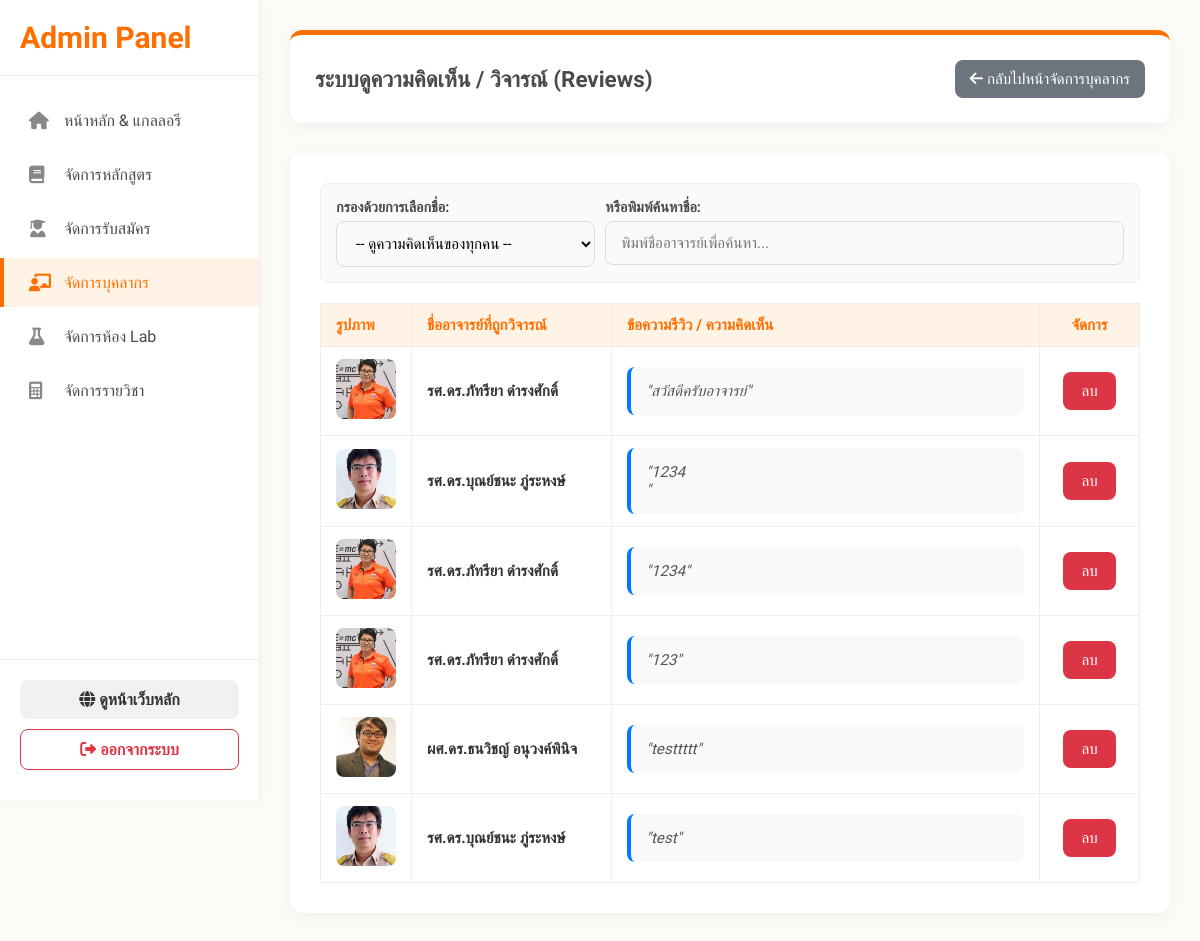
Page /admin/admin_faculty_reviews.php on the committed database.
### tables this page shows
CREATE TABLE `reviews` (
  `id` int(11) NOT NULL,
  `personnel_id` int(11) NOT NULL COMMENT 'เชื่อมโยงกับ id ของ personnel',
  `comment_text` text NOT NULL,
  `created_at` timestamp NOT NULL DEFAULT current_timestamp()
);

CREATE TABLE `personnel` (
  `id` int(11) NOT NULL,
  `type` varchar(50) NOT NULL COMMENT 'faculty หรือ staff',
  `name` varchar(255) NOT NULL,
  `role` varchar(255) NOT NULL,
  `history` text NOT NULL,
  `image` varchar(255) NOT NULL,
  `program` varchar(100) NOT NULL,
  `popup_role` varchar(255) DEFAULT NULL,
  `research` text DEFAULT NULL,
  `research_link` varchar(255) DEFAULT NULL,
  `research_image` varchar(255) DEFAULT NULL
);

### admin/admin_faculty_reviews.php (the view, shortened to what this page needs)
<?php
require '../includes/db.php';
$sql_reviews = "SELECT r.id AS review_id, r.comment_text, p.id AS personnel_id, p.name AS personnel_name, p.image
                FROM reviews r
                JOIN personnel p ON r.personnel_id = p.id
                ORDER BY r.id DESC";
$reviews_result = $conn->query($sql_reviews);
?>
<!DOCTYPE html>
<html lang="th">
<head>
    <link rel="stylesheet" href="../css/admin_style.css">
    <link rel="stylesheet" href="../css/admin_sidebar.css">
    <link rel="stylesheet" href="../css/admin_faculty_reviews.css">
</head>
<body>
<?php include 'sidebar.php'; ?>
<div class="admin-main-content">
    <div class="admin-container">
        <div class="top-panel" style="padding-bottom: 25px;">
            <div class="top-header" style="border-bottom:none; padding-bottom:0;">
                <h3 style="margin:0; color:#4a4a4a;">ระบบดูความคิดเห็น / วิจารณ์ (Reviews)</h3>
                <div class="top-actions">
                    <a href="admin_faculty.php" class="btn btn-cancel"><i class="fas fa-arrow-left"></i> กลับไปหน้าจัดการบุคลากร</a>
                </div>
            </div>
        </div>
        <div class="table-container">
            <div style="display: flex; gap: 10px; margin-bottom: 20px; background: #fafafa; padding: 15px; border-radius: 8px; border: 1px solid #eee;">
                <div class="form-group" style="margin:0; flex:1;">
                    <label style="margin-bottom: 5px; font-size: 0.9rem;">กรองด้วยการเลือกชื่อ:</label>
                    <select id="filterProfessor" onchange="filterReviews()">
                        <option value="all">-- ดูความคิดเห็นของทุกคน --</option>
                    </select>
                </div>
                <div class="form-group" style="margin:0; flex:2;">
                    <label style="margin-bottom: 5px; font-size: 0.9rem;">หรือพิมพ์ค้นหาชื่อ:</label>
                    <input type="text" id="searchReviewInput" onkeyup="filterReviews()" placeholder="พิมพ์ชื่ออาจารย์เพื่อค้นหา...">
                </div>
            </div>
            <div style="overflow-x: auto;">
                <table>
                    <thead>
                        <tr>
                            <th width="80">รูปภาพ</th>
                            <th width="200">ชื่ออาจารย์ที่ถูกวิจารณ์</th>
                            <th>ข้อความรีวิว / ความคิดเห็น</th>
                            <th width="100" style="text-align: center;">จัดการ</th>
                        </tr>
                    </thead>
                    <tbody>
                        <?php if ($reviews_result && $reviews_result->num_rows > 0) {
                            while($row = $reviews_result->fetch_assoc()) {
                        ?>
                            <tr class="review-row" data-pid="<?php echo $row['personnel_id']; ?>" data-name="<?php echo strtolower(htmlspecialchars($row['personnel_name'])); ?>">
                                <td><img src="../<?php echo htmlspecialchars($row['image']); ?>" width="60" height="60" style="object-fit: cover; border-radius: 8px;" onerror="this.src=''; this.style.backgroundColor='#ccc';"></td>
                                <td><strong><?php echo htmlspecialchars($row['personnel_name']); ?></strong></td>
                                <td><div class="comment-text">"<?php echo nl2br(htmlspecialchars($row['comment_text'])); ?>"</div></td>
                                <td style="text-align: center;">
                                    <button onclick="confirmDeleteReview(<?php echo $row['review_id']; ?>)" class="btn btn-danger">ลบ</button>
                                </td>
                            </tr>
                        <?php } } else { ?>
                            <tr id="noDataRow"><td colspan="4" style="text-align: center; padding: 30px;">ยังไม่มีใครแสดงความคิดเห็นในระบบ</td></tr>
                        <?php } ?>
                    </tbody>
                </table>
            </div>
        </div>
    </div>
</div>
</body>
</html>

### css/admin_style.css (style rules this page uses)
*:not(i) { font-family: 'Kanit', sans-serif !important; }
* { box-sizing: border-box; }
body { background-color: #fdfbf7; color: #333; }
.admin-container { width: 100%; max-width: 1050px; margin: 0 auto; display: flex; flex-direction: column; gap: 20px; }
.top-panel { background: #fff; padding: 25px; border-radius: 12px; box-shadow: 0 4px 15px rgba(0, 0, 0, 0.05); border-top: 5px solid #FF6F00; margin-bottom: 10px; }
.top-header { display: flex; justify-content: space-between; align-items: center; border-bottom: 1px solid #eee; padding-bottom: 15px; }
.top-header h3 { margin: 0; color: #4a4a4a; font-size: 1.4rem; }
.top-actions { display: flex; gap: 10px; }
.main-editor, .table-container { background: #fff; padding: 30px; border-radius: 12px; box-shadow: 0 4px 15px rgba(0, 0, 0, 0.05); }
.btn { padding: 10px 18px; border: none; border-radius: 8px; cursor: pointer; font-size: 0.95rem; font-weight: 500; transition: all 0.2s; font-family: 'Kanit', sans-serif; }
.btn-danger { background: #dc3545; color: white; }
table { width: 100%; border-collapse: collapse; font-size: 0.95rem; }
th, td { padding: 12px 15px; border: 1px solid #eee; text-align: left; vertical-align: middle; }
th { background-color: #fff3e6; color: #FF6F00; font-weight: 600; white-space: nowrap; }
tbody tr { transition: background-color 0.2s; }
.form-group { margin-bottom: 20px; }
.form-group label { display: block; margin-bottom: 8px; font-weight: 600; color: #4a4a4a; }
.form-group input, .form-group textarea, .form-group select { width: 100%; padding: 12px 15px; border: 1px solid #ddd; border-radius: 8px; font-size: 0.95rem; transition: all 0.3s; background-color: #fafafa; }
.admin-container input[type="text"], .admin-container input[type="number"], .admin-container input[type="password"], .admin-container input[type="color"], .admin-container textarea, .admin-container select { width: 100%; padding: 12px 15px; border: 1px solid #ddd; border-radius: 8px; font-size: 0.95rem; transition: all 0.3s; background-color: #fafafa; box-sizing: border-box; font-family: 'Kanit', sans-serif; }

### css/admin_sidebar.css (style rules this page uses)
:root { --sidebar-width: 260px; --sidebar-bg: #ffffff; --sidebar-hover: #fff3e6; --primary-orange: #FF6F00; --text-main: #4a4a4a; --border-color: #eeeeee; }
body { margin: 0; display: flex; background-color: #fdfbf7; }
.admin-main-content { margin-left: var(--sidebar-width); width: calc(100% - var(--sidebar-width)); min-height: 100vh; padding: 30px; box-sizing: border-box; }

### css/admin_faculty_reviews.css (style rules this page uses)
.btn-cancel { background: #6c757d; color: white; padding: 10px 15px; border-radius: 8px; text-decoration: none; font-weight: 500; transition: 0.2s; }
.comment-text { background: #f9f9f9; padding: 15px; border-radius: 8px; border-left: 4px solid #007bff; font-style: italic; color: #555; }

### rows in the picture
reviews: personnel.image (picture), personnel.name "รศ.ดร.ภัทรียา ดำรงศักดิ์", comment_text "สวัสดีครับอาจารย์"
reviews: personnel.image (picture), personnel.name "รศ.ดร.บุณย์ชนะ ภู่ระหงษ์", comment_text "1234"
reviews: personnel.image (picture), personnel.name "รศ.ดร.ภัทรียา ดำรงศักดิ์", comment_text "1234"
reviews: personnel.image (picture), personnel.name "รศ.ดร.ภัทรียา ดำรงศักดิ์", comment_text "123"
reviews: personnel.image (picture), personnel.name "ผศ.ดร.ธนวิชญ์ อนุวงค์พินิจ", comment_text "testtttt"
reviews: personnel.image (picture), personnel.name "รศ.ดร.บุณย์ชนะ ภู่ระหงษ์", comment_text "test"
